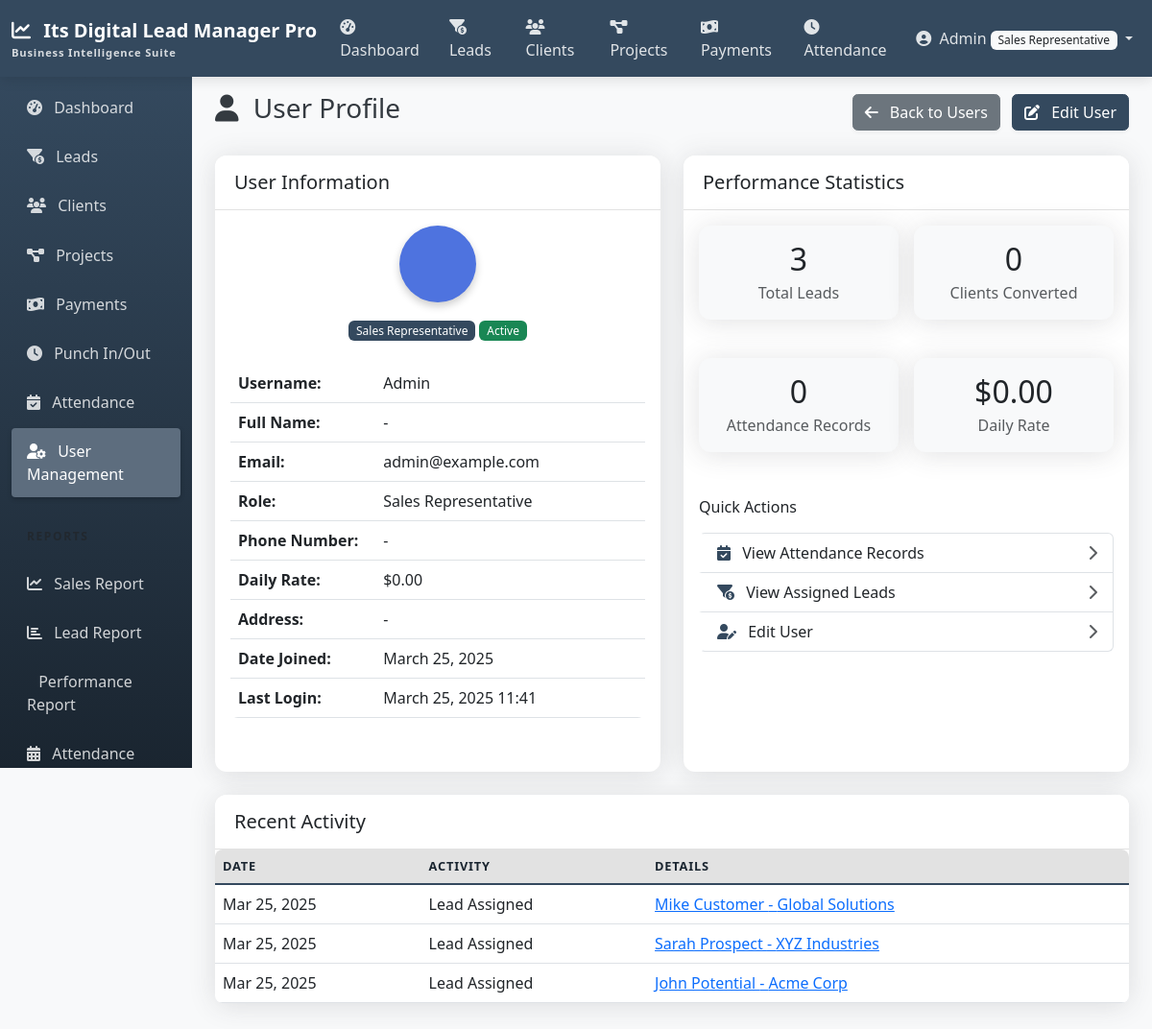
The app's page /accounts/users/2/ (signed in), older data.
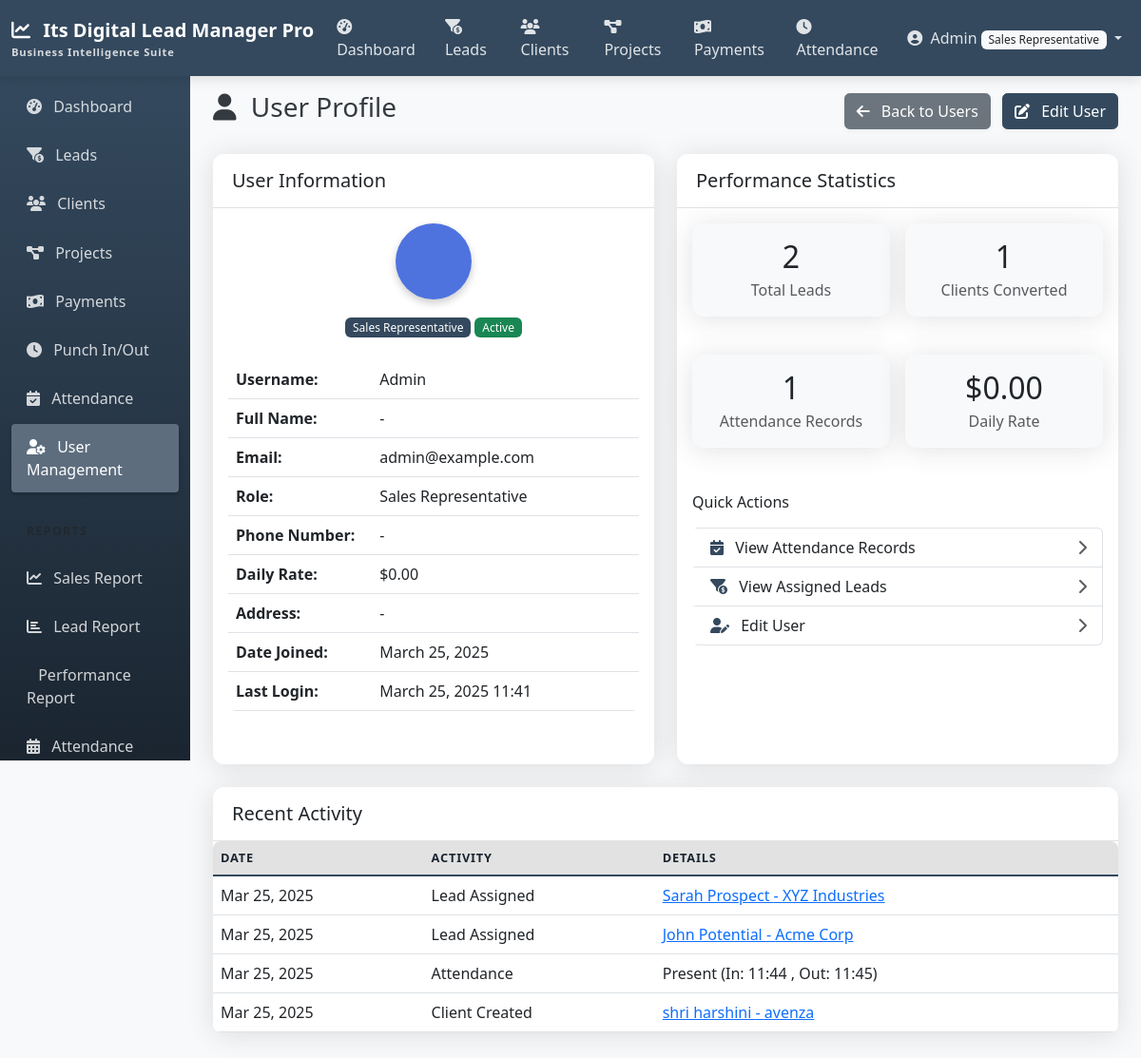
The same page, newer data.
### accounts/models.py (models this page shows, shortened)
class CustomUser(AbstractUser):
    ROLE_CHOICES = (
        ('admin', 'Admin'),
        ('manager', 'Manager'),
        ('team_leader', 'Team Leader'),
        ('sales_rep', 'Sales Representative'),
    )
    role = models.CharField(max_length=20, choices=ROLE_CHOICES, default='sales_rep')

class UserProfile(models.Model):
    user = models.OneToOneField(CustomUser, on_delete=models.CASCADE, related_name='profile')
    phone_number = models.CharField(max_length=15, blank=True, null=True)
    address = models.TextField(blank=True, null=True)
    daily_rate = models.DecimalField(max_digits=10, decimal_places=2, default=0)

### leads/models.py (models this page shows, shortened)
class Lead(models.Model):
    name = models.CharField(max_length=255)
    company = models.CharField(max_length=255, blank=True, null=True)
    phone = models.CharField(max_length=20)
    email = models.EmailField()
    address = models.TextField(blank=True, null=True)
    source = models.ForeignKey(LeadSource, on_delete=models.SET_NULL, null=True, blank=True)
    status = models.ForeignKey(LeadStatus, on_delete=models.SET_NULL, null=True, blank=True)
    assigned_to = models.ForeignKey(
        CustomUser,
        related_name='assigned_leads',
        on_delete=models.SET_NULL,
        null=True,
        blank=True
    )
    created_by = models.ForeignKey(
        CustomUser,
        related_name='created_leads',
        on_delete=models.SET_NULL,
        null=True,
        blank=True
    )
    notes = models.TextField(blank=True, null=True)
    created_at = models.DateTimeField(auto_now_add=True)
    updated_at = models.DateTimeField(auto_now=True)
    class Meta:
        ordering = ['-created_at']

### attendance/models.py (models this page shows, shortened)
class Attendance(models.Model):
    STATUS_CHOICES = (
        ('present', 'Present'),
        ('absent', 'Absent'),
        ('half_day', 'Half Day'),
        ('leave', 'Leave'),
        ('holiday', 'Holiday'),
    )
    user = models.ForeignKey(CustomUser, on_delete=models.CASCADE, related_name='attendances')
    date = models.DateField(default=date.today)
    time_in = models.TimeField(null=True, blank=True)
    time_out = models.TimeField(null=True, blank=True)
    status = models.CharField(max_length=10, choices=STATUS_CHOICES, default='present')
    notes = models.TextField(blank=True, null=True)
    created_at = models.DateTimeField(auto_now_add=True)
    updated_at = models.DateTimeField(auto_now=True)
    class Meta:
        ordering = ['-date', '-time_in']
        unique_together = ('user', 'date')

### clients/models.py (models this page shows, shortened)
class Client(models.Model):
    name = models.CharField(max_length=255)
    company = models.CharField(max_length=255, blank=True, null=True)
    phone = models.CharField(max_length=20)
    email = models.EmailField()
    address = models.TextField(blank=True, null=True)
    notes = models.TextField(blank=True, null=True)
    lead = models.OneToOneField(
        Lead,
        on_delete=models.SET_NULL,
        null=True,
        blank=True,
        related_name='converted_client'
    )
    created_by = models.ForeignKey(
        CustomUser,
        related_name='created_clients',
        on_delete=models.SET_NULL,
        null=True,
        blank=True
    )
    created_at = models.DateTimeField(auto_now_add=True)
    updated_at = models.DateTimeField(auto_now=True)
    class Meta:
        ordering = ['-created_at']

### accounts/views.py (the view)
# urls.py: path('users/<int:pk>/', views.UserDetailView.as_view(), name='user_detail'),
class UserDetailView(LoginRequiredMixin, AdminOrManagerRequiredMixin, DetailView):
    model = CustomUser
    template_name = 'accounts/user_detail.html'
    context_object_name = 'user_obj'

### accounts/views.py (called while the page is built)
    def test_func(self):
        return self.request.user.is_authenticated and (
            self.request.user.is_superuser or
            self.request.user.role in ['admin', 'manager']
        )

### templates/accounts/user_detail.html (shortened to what the changed rows need)
{% extends 'base.html' %}
{% block content %}
<div class="d-flex justify-content-between align-items-center mb-4">
    <h1 class="h3">
        <i class="fas fa-user me-2"></i> User Profile
    </h1>
</div>
<div class="row">
    <div class="col-md-6 mb-4">
        <div class="card shadow h-100">
            <div class="card-body">
                <div class="text-center mb-4">
                    <div class="avatar-circle mx-auto mb-3">
                    </div>
                    <span class="badge bg-primary">{{ user_obj.get_role_display }}</span>
                    <span class="badge {% if user_obj.is_active %}bg-success{% else %}bg-danger{% endif %}">
                        {{ user_obj.is_active|yesno:"Active,Inactive" }}
                    </span>
                </div>
                <table class="table">
                    <tbody>
                        <tr>
                            <th style="width: 35%">Username:</th>
                            <td>{{ user_obj.username }}</td>
                        </tr>
                        <tr>
                            <th>Full Name:</th>
                            <td>{{ user_obj.get_full_name|default:"-" }}</td>
                        </tr>
                        <tr>
                            <th>Email:</th>
                            <td>{{ user_obj.email|default:"-" }}</td>
                        </tr>
                        <tr>
                            <th>Role:</th>
                            <td>{{ user_obj.get_role_display }}</td>
                        </tr>
                        <tr>
                            <th>Phone Number:</th>
                            <td>{{ user_obj.profile.phone_number|default:"-" }}</td>
                        </tr>
                        <tr>
                            <th>Daily Rate:</th>
                            <td>${{ user_obj.profile.daily_rate }}</td>
                        </tr>
                        <tr>
                            <th>Address:</th>
                            <td>{{ user_obj.profile.address|default:"-" }}</td>
                        </tr>
                        <tr>
                            <th>Date Joined:</th>
                            <td>{{ user_obj.date_joined|date:"F d, Y" }}</td>
                        </tr>
                        <tr>
                            <th>Last Login:</th>
                            <td>{{ user_obj.last_login|date:"F d, Y H:i"|default:"-" }}</td>
                        </tr>
                    </tbody>
                </table>
            </div>
        </div>
    </div>
    <div class="col-md-6 mb-4">
        <div class="card shadow h-100">
            <div class="card-body">
                <div class="row g-3 mb-4">
                    <div class="col-6">
                        <div class="card bg-light">
                            <div class="card-body text-center">
                                <h2 class="mb-1">{{ user_obj.assigned_leads.count }}</h2>
                                <p class="text-muted mb-0">Total Leads</p>
                            </div>
                        </div>
                    </div>
                    <div class="col-6">
                        <div class="card bg-light">
                            <div class="card-body text-center">
                                <h2 class="mb-1">{{ user_obj.created_clients.count }}</h2>
                                <p class="text-muted mb-0">Clients Converted</p>
                            </div>
                        </div>
                    </div>
                    <div class="col-6">
                        <div class="card bg-light">
                            <div class="card-body text-center">
                                <h2 class="mb-1">{{ user_obj.attendances.count }}</h2>
                                <p class="text-muted mb-0">Attendance Records</p>
                            </div>
                        </div>
                    </div>
                    <div class="col-6">
                        <div class="card bg-light">
                            <div class="card-body text-center">
                                {% with present_days=user_obj.attendances.filter.count %}
                                <h2 class="mb-1">${{ user_obj.profile.daily_rate|default:0|floatformat:2 }}</h2>
                                <p class="text-muted mb-0">Daily Rate</p>
                                {% endwith %}
                            </div>
                        </div>
                    </div>
                </div>
            </div>
        </div>
    </div>
</div>
{% if user.is_superuser or user.role in 'admin,manager' %}
<div class="row">
    <div class="col-md-12 mb-4">
        <div class="card shadow">
            <div class="card-body p-0">
                <div class="table-responsive">
                    <table class="table table-hover mb-0">
                        <thead class="table-light">
                            <tr>
                                <th>Date</th>
                                <th>Activity</th>
                                <th>Details</th>
                            </tr>
                        </thead>
                        <tbody>
                            {% with recent_leads=user_obj.assigned_leads.all|slice:":5" %}
                            {% for lead in recent_leads %}
                            <tr>
                                <td>{{ lead.created_at|date:"M d, Y" }}</td>
                                <td>Lead Assigned</td>
                                <td>
                                    <a href="{% url 'lead_detail' lead.id %}">{{ lead.name }} - {{ lead.company }}</a>
                                </td>
                            </tr>
                            {% endfor %}
                            {% endwith %}
                            {% with recent_attendance=user_obj.attendances.all|slice:":5" %}
                            {% for attendance in recent_attendance %}
                            <tr>
                                <td>{{ attendance.date|date:"M d, Y" }}</td>
                                <td>Attendance</td>
                                <td>
                                    {{ attendance.get_status_display }}
                                    {% if attendance.time_in %}
                                    (In: {{ attendance.time_in|time:"H:i" }}
                                    {% if attendance.time_out %}
                                    , Out: {{ attendance.time_out|time:"H:i" }})
                                    {% else %}
                                    )
                                    {% endif %}
                                    {% endif %}
                                </td>
                            </tr>
                            {% endfor %}
                            {% endwith %}
                            {% with recent_clients=user_obj.created_clients.all|slice:":5" %}
                            {% for client in recent_clients %}
                            <tr>
                                <td>{{ client.created_at|date:"M d, Y" }}</td>
                                <td>Client Created</td>
                                <td>
                                    <a href="{% url 'client_detail' client.id %}">{{ client.name }} - {{ client.company }}</a>
                                </td>
                            </tr>
                            {% endfor %}
                            {% endwith %}
                        </tbody>
                    </table>
                </div>
            </div>
        </div>
    </div>
</div>
{% endif %}
{% endblock %}

### templates/navbar.html (shortened to what this page needs)
<nav class="navbar navbar-expand-md navbar-dark sticky-top">
    <div class="container-fluid">
        <a class="navbar-brand" href="{% url 'home' %}">
            <i class="fas fa-chart-line me-2"></i>
            Its Digital Lead Manager Pro
            <span class="navbar-brand-subtitle">Business Intelligence Suite</span>
        </a>
        <div class="collapse navbar-collapse" id="navbarNav">
            <ul class="navbar-nav me-auto">
                {% if user.is_authenticated %}
                <li class="nav-item">
                    <a class="nav-link {% if request.path == '/reports/dashboard/' %}active{% endif %}" href="{% url 'dashboard' %}">
                        <i class="fas fa-tachometer-alt me-1"></i> Dashboard
                    </a>
                </li>
                <li class="nav-item">
                    <a class="nav-link {% if '/leads/' in request.path %}active{% endif %}" href="{% url 'lead_list' %}">
                        <i class="fas fa-funnel-dollar me-1"></i> Leads
                    </a>
                </li>
                <li class="nav-item">
                    <a class="nav-link {% if '/clients/' in request.path %}active{% endif %}" href="{% url 'client_list' %}">
                        <i class="fas fa-users me-1"></i> Clients
                    </a>
                </li>
                <li class="nav-item d-none d-lg-block">
                    <a class="nav-link {% if '/projects/' in request.path %}active{% endif %}" href="{% url 'project_list' %}">
                        <i class="fas fa-project-diagram me-1"></i> Projects
                    </a>
                </li>
                <li class="nav-item d-none d-lg-block">
                    <a class="nav-link {% if '/payments/' in request.path %}active{% endif %}" href="{% url 'payment_list' %}">
                        <i class="fas fa-money-bill-wave me-1"></i> Payments
                    </a>
                </li>
                <li class="nav-item d-none d-lg-block">
                    <a class="nav-link {% if '/attendance/punch/' in request.path %}active{% endif %}" href="{% url 'punch' %}">
                        <i class="fas fa-clock me-1"></i> Attendance
                    </a>
                </li>
                {% endif %}
            </ul>
            <ul class="navbar-nav">
                {% if user.is_authenticated %}
                <li class="nav-item dropdown">
                    <a class="nav-link dropdown-toggle" href="#" id="navbarDropdown" role="button" data-bs-toggle="dropdown" aria-expanded="false">
                        <i class="fas fa-user-circle me-1"></i>
                        {% if user.first_name %}{{ user.first_name }}{% else %}{{ user.username }}{% endif %}
                        <span class="badge bg-light text-dark">{{ user.get_role_display }}</span>
                    </a>
                </li>
                {% endif %}
            </ul>
        </div>
    </div>
</nav>

Row changes from the older to the newer data that the page shows:
no longer on this page (row edited): Lead: created_at "Mar 25, 2025", name "Mike Customer", company "Global Solutions"
computed for CustomUser "Admin": assigned_leads.count "3" → "2"; created_clients.count "0" → "1"; attendances.count "0" → "1"
added Attendance: date "Mar 25, 2025", status "Present", time_in "11:44", time_out "11:45"
added Client: created_at "Mar 25, 2025", name "shri harshini", company "avenza"
